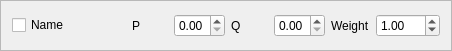
<?xml version="1.0" encoding="UTF-8"?>
<ui version="4.0">
 <class>QRPromCriterion</class>
 <widget class="QFrame" name="QRPromCriterion">
  <property name="geometry">
   <rect>
    <x>0</x>
    <y>0</y>
    <width>452</width>
    <height>51</height>
   </rect>
  </property>
  <property name="windowTitle">
   <string>Frame</string>
  </property>
  <property name="frameShape">
   <enum>QFrame::StyledPanel</enum>
  </property>
  <property name="frameShadow">
   <enum>QFrame::Raised</enum>
  </property>
  <layout class="QHBoxLayout" name="horizontalLayout">
   <item>
    <layout class="QHBoxLayout" name="horizontalLayout_4">
     <item>
      <widget class="QCheckBox" name="Active">
       <property name="text">
        <string>Name</string>
       </property>
      </widget>
     </item>
    </layout>
   </item>
   <item>
    <spacer name="horizontalSpacer">
     <property name="orientation">
      <enum>Qt::Horizontal</enum>
     </property>
     <property name="sizeType">
      <enum>QSizePolicy::Fixed</enum>
     </property>
     <property name="sizeHint" stdset="0">
      <size>
       <width>20</width>
       <height>20</height>
      </size>
     </property>
    </spacer>
   </item>
   <item>
    <layout class="QHBoxLayout" name="horizontalLayout_2">
     <item>
      <widget class="QLabel" name="P1">
       <property name="text">
        <string>P</string>
       </property>
       <property name="wordWrap">
        <bool>false</bool>
       </property>
      </widget>
     </item>
     <item>
      <widget class="QDoubleSpinBox" name="P">
       <property name="maximum">
        <double>1.000000000000000</double>
       </property>
       <property name="singleStep">
        <double>0.010000000000000</double>
       </property>
      </widget>
     </item>
    </layout>
   </item>
   <item>
    <layout class="QHBoxLayout" name="horizontalLayout_5">
     <item>
      <widget class="QLabel" name="Q1">
       <property name="text">
        <string>Q</string>
       </property>
       <property name="wordWrap">
        <bool>false</bool>
       </property>
      </widget>
     </item>
     <item>
      <widget class="QDoubleSpinBox" name="Q">
       <property name="maximum">
        <double>1.000000000000000</double>
       </property>
       <property name="singleStep">
        <double>0.010000000000000</double>
       </property>
      </widget>
     </item>
    </layout>
   </item>
   <item>
    <layout class="QHBoxLayout" name="horizontalLayout_3">
     <item>
      <widget class="QLabel" name="W1">
       <property name="text">
        <string>Weight</string>
       </property>
       <property name="wordWrap">
        <bool>false</bool>
       </property>
      </widget>
     </item>
     <item>
      <widget class="QDoubleSpinBox" name="Weight">
       <property name="maximum">
        <double>100.000000000000000</double>
       </property>
       <property name="singleStep">
        <double>1.000000000000000</double>
       </property>
       <property name="value">
        <double>1.000000000000000</double>
       </property>
      </widget>
     </item>
    </layout>
   </item>
  </layout>
 </widget>
 <resources/>
 <connections>
  <connection>
   <sender>Active</sender>
   <signal>toggled(bool)</signal>
   <receiver>P</receiver>
   <slot>setEnabled(bool)</slot>
   <hints>
    <hint type="sourcelabel">
     <x>40</x>
     <y>70</y>
    </hint>
    <hint type="destinationlabel">
     <x>162</x>
     <y>52</y>
    </hint>
   </hints>
  </connection>
  <connection>
   <sender>Active</sender>
   <signal>toggled(bool)</signal>
   <receiver>Q</receiver>
   <slot>setEnabled(bool)</slot>
   <hints>
    <hint type="sourcelabel">
     <x>74</x>
     <y>76</y>
    </hint>
    <hint type="destinationlabel">
     <x>249</x>
     <y>77</y>
    </hint>
   </hints>
  </connection>
  <connection>
   <sender>Active</sender>
   <signal>toggled(bool)</signal>
   <receiver>Weight</receiver>
   <slot>setEnabled(bool)</slot>
   <hints>
    <hint type="sourcelabel">
     <x>76</x>
     <y>63</y>
    </hint>
    <hint type="destinationlabel">
     <x>352</x>
     <y>78</y>
    </hint>
   </hints>
  </connection>
 </connections>
</ui>
